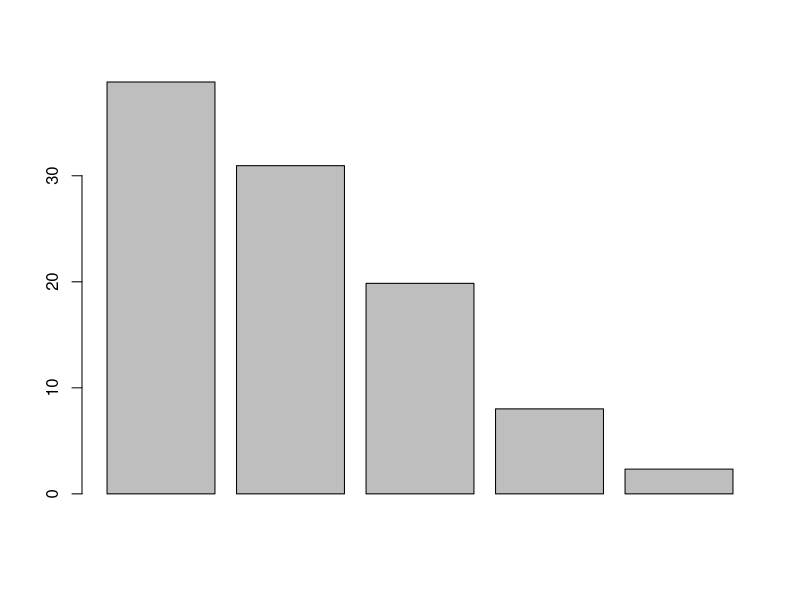
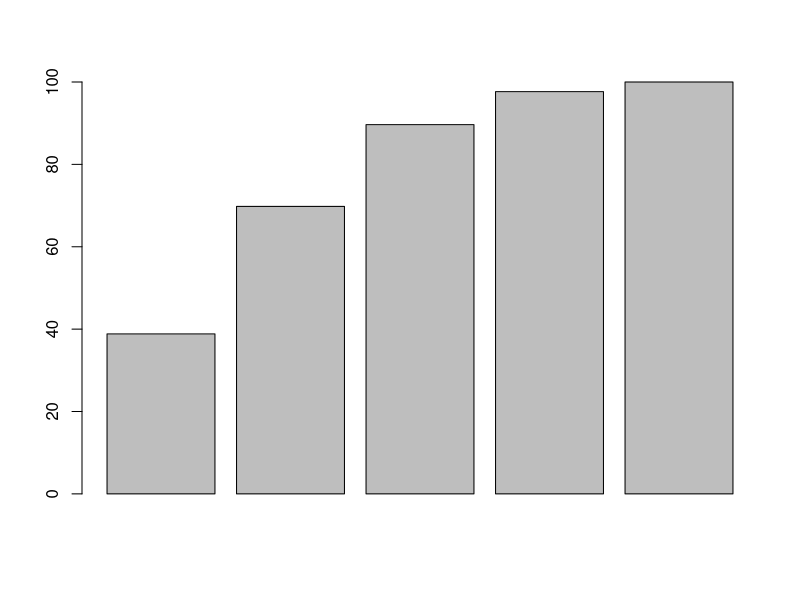
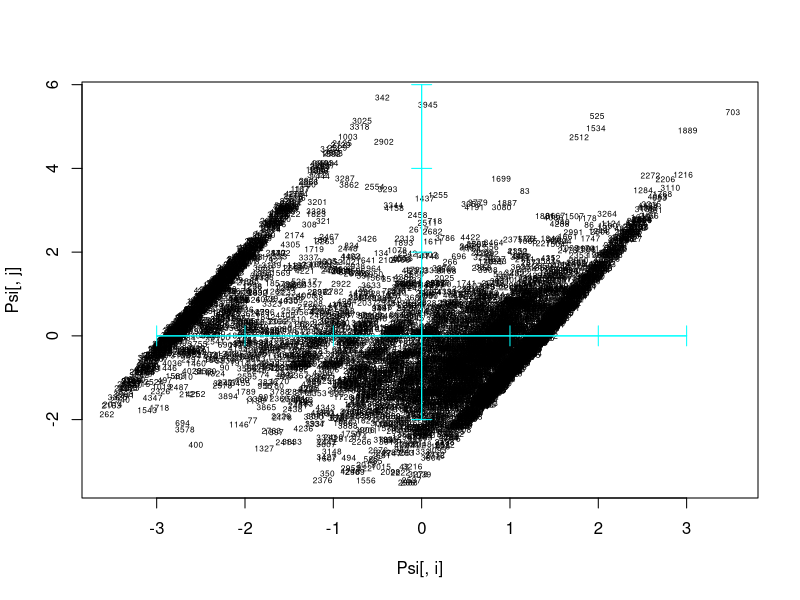
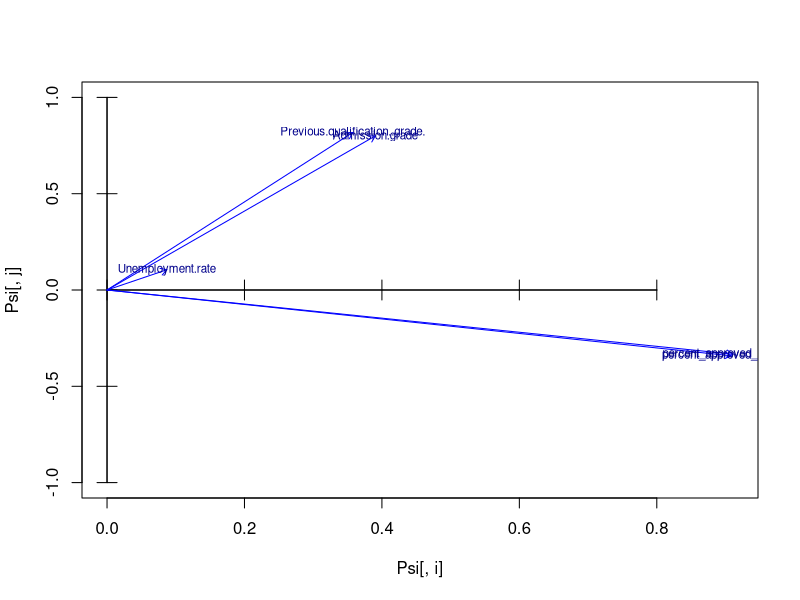
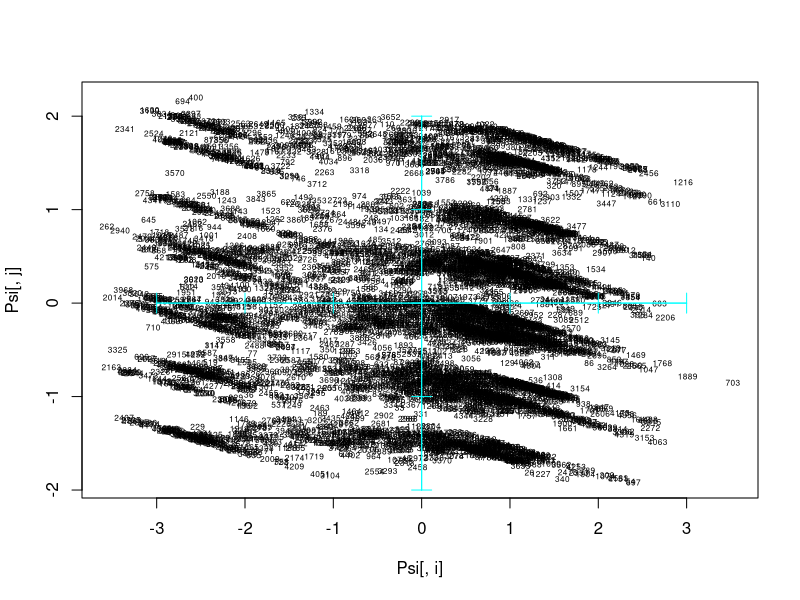
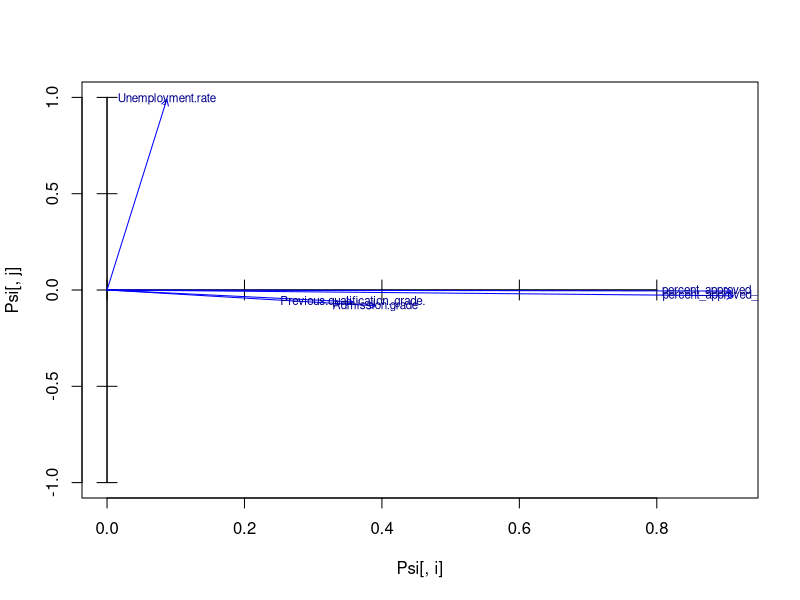
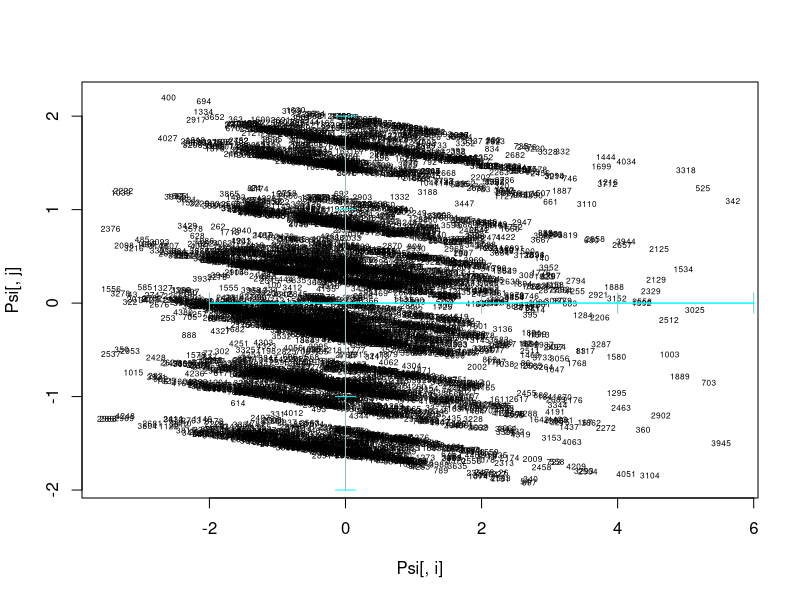
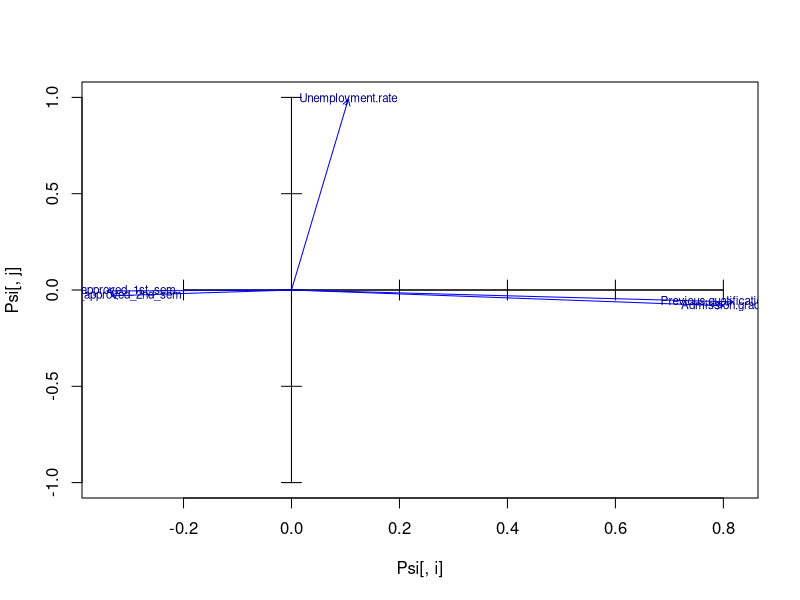

Source code (R) for these figures, in order:
dd <- read.csv("data_preprocessed.csv")
library(ggplot2)
attach(dd)

#set a list of numerical variables
numeriques<-which(sapply(dd,is.numeric))
numeriques

dcon<-dd[,numeriques]
sapply(dcon,class)

# PRINCIPAL COMPONENT ANALYSIS OF dcon
pc1 <- prcomp(dcon, scale=TRUE)
class(pc1)
attributes(pc1)
print(pc1)
str(pc1)

# WHICH PERCENTAGE OF THE TOTAL INERTIA IS REPRESENTED IN SUBSPACES?
pc1$sdev
inerProj<- pc1$sdev^2 
inerProj
totalIner<- sum(inerProj)
totalIner
pinerEix<- 100*inerProj/totalIner
pinerEix
barplot(pinerEix)

#Cummulated Inertia in subspaces
barplot(100*cumsum(pc1$sdev[1:dim(dcon)[2]]^2)/dim(dcon)[2])
percInerAccum<-100*cumsum(pc1$sdev[1:dim(dcon)[2]]^2)/dim(dcon)[2]
percInerAccum

# SELECTION OF THE SINGIFICNT DIMENSIONS (keep 80% of total inertia)
nd = 3

print(pc1)
attributes(pc1)
pc1$rotation

# STORAGE OF THE EIGENVALUES, EIGENVECTORS AND PROJECTIONS IN THE 3 DIMENSIONS
View(pc1$x)
dim(pc1$x)
dim(dcon)
dcon[2000,]
pc1$x[2000,]

Psi = pc1$x[,1:nd]
dim(Psi)
Psi[2000,]
# STORAGE OF LABELS FOR INDIVIDUALS AND VARIABLES
iden = row.names(dcon)
etiq = names(dcon)
ze = rep(0,length(etiq))

# PLOT OF INDIVIDUALS and Projection of variables
Phi = cor(dcon,Psi)
View(Phi)
k <-1

for(i in 1:2){
  k = k + 1
  for(j in k:3){
    #eje1<-i
    #eje2<-j
    
    png(filename = paste0("Individuals", i, " vs ", j, ".png"), width = 1000, height = 600)
    p <- plot(Psi[,i],Psi[,j], type="n")
    text(Psi[,i],Psi[,j],labels=iden, cex=0.5)
    axis(side=1, pos= 0, labels = F, col="cyan")
    axis(side=3, pos= 0, labels = F, col="cyan")
    axis(side=2, pos= 0, labels = F, col="cyan")
    axis(side=4, pos= 0, labels = F, col="cyan")
    dev.off()
    print(p)
    
    X<-Phi[,i]
    Y<-Phi[,j]
    
    png(filename = paste0("Projection_of_variables", i, " vs ", j, ".png"), width = 1000, height = 600)
    p1 <- plot(Psi[,i],Psi[,j],type="n",xlim=c(min(X,0),max(X,0)), ylim=c(-1,1))
    axis(side=1, pos= 0, labels = F)
    axis(side=3, pos= 0, labels = F)
    axis(side=2, pos= 0, labels = F)
    axis(side=4, pos= 0, labels = F)
    arrows(ze, ze, X, Y, length = 0.07,col="blue")
    text(X,Y,labels=etiq,col="darkblue", cex=0.7)
    dev.off()
    print(p1)
  }
}



detach(dd)
